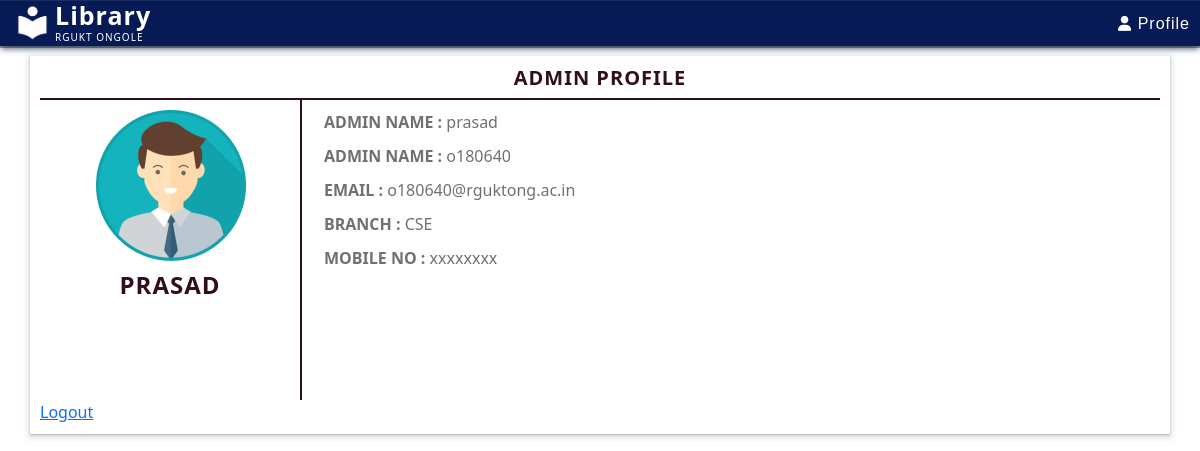
The page /admin/adminprofile.php (signed in) on the database its author committed.
### tables this page shows
CREATE TABLE `user` (
  `Name` varchar(50) NOT NULL,
  `Type` varchar(20) NOT NULL,
  `Userid` varchar(20) NOT NULL,
  `Email` varchar(50) NOT NULL,
  `Branch` varchar(10) NOT NULL,
  `Password` varchar(50) NOT NULL
);

### admin/adminprofile.php (the view)
<?php require('dbconnect.php'); ?>
<?php include_once("bootstrap.php") ?>
<?php include_once("titlebar.php") ?>
<div class="ad-profile container">
	<div class="ad-profile-header">
		<div class="ad-profile-head">
			<h2 class="ad-profile-header">ADMIN PROFILE</h2>
			<div class="ad-profile-hr"></div>
		</div>
	</div>
	<?php
		$rollno = $_SESSION['Id'];
		$sql = "select * from Library.user where Userid='$rollno'";
		$result = $conn->query($sql);
		$row = $result->fetch_assoc();
	?>
	<div class="ad-profile-content row">
		<div class="ad-profile-left col-md-3">
			<div class="ad-profile-left-hr"></div>
			<div class="ad-profile-photo">
				<img src="profile.png">
			</div>
			<div class="ad-name">
				<h2><?php echo $row['Name'] ?></h2>
			</div>
		</div>
		<div class="ad-profile-right col-md-9 p-0">
			<div class="ad-info">
				<p><strong>ADMIN NAME :</strong> <?php echo $row['Name'] ?></p>
				<p><strong>ADMIN NAME :</strong> <?php echo $row['Userid'] ?></p>
				<p><strong>EMAIL :</strong> <?php echo $row['Email'] ?></p>
				<p><strong>BRANCH :</strong> <?php echo $row['Branch'] ?></p>
				<p><strong>MOBILE NO :</strong> xxxxxxxx</p>
			</div>
		</div>
	</div>
	<a href="logout.php">Logout</a>
</div>

### admin/admin.css (style rules this page uses)
* { box-sizing: border-box; padding: 0; margin: 0; }
.dashboard,.admin-books,.mngbooks,.issuebook,.mngissue,.ad-profile,.mngstudents,.mngfaculty,.currentissue,.issuerequests,.renewalrequests,.recomendations,.allbooks { margin-top: 10px; margin-bottom: 50px; padding: 10px; height: auto; box-shadow: rgba(60, 64, 67, 0.3) 0px 1px 2px 0px, rgba(60, 64, 67, 0.15) 0px 2px 6px 2px; }
.dashboard-header,.add-book-header,.mngbooks-header,.issue-book-header,.mngissue-header,.ad-profile-header { text-align: center; font-size: 20px; text-transform: uppercase; color: #310D20; letter-spacing: 1px; font-weight: bolder; }
.ad-profile-hr { background-color: #310D20; height: 2px; margin: 0px 0px 0px 0px; }
.ad-profile-photo { margin: 10px; text-align: center; }
.ad-profile-left-hr { float: right; height: 300px; width: 2px; background-color: #310D20; }
.ad-info p { font-size: 16px; color: #707070; margin: 10px; }
.ad-name h2 { text-align: center; font-size: 24px; text-transform: uppercase; color: #310D20; letter-spacing: 1px; font-weight: bolder; }

### rows shown on the page
user: Name "PRASAD", Name "prasad", Userid "o180640", Email "o180640@rguktong.ac.in", Branch "CSE"
